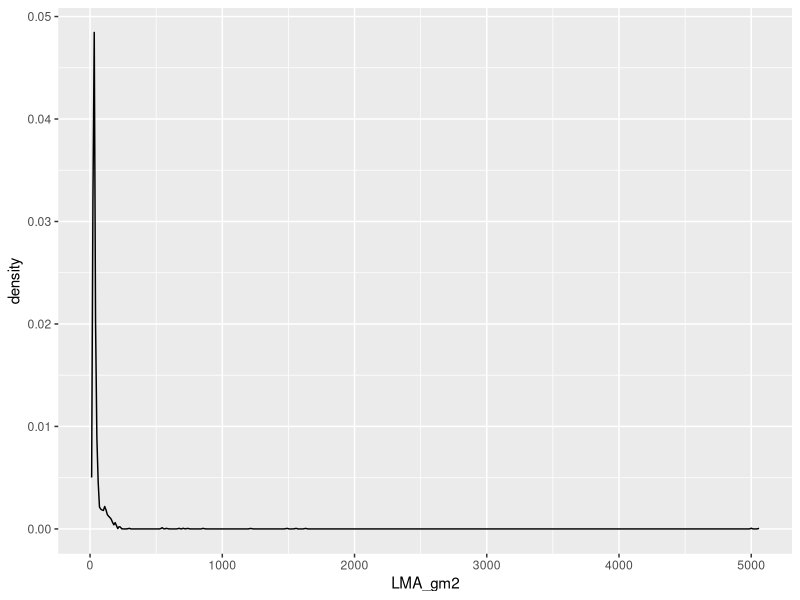
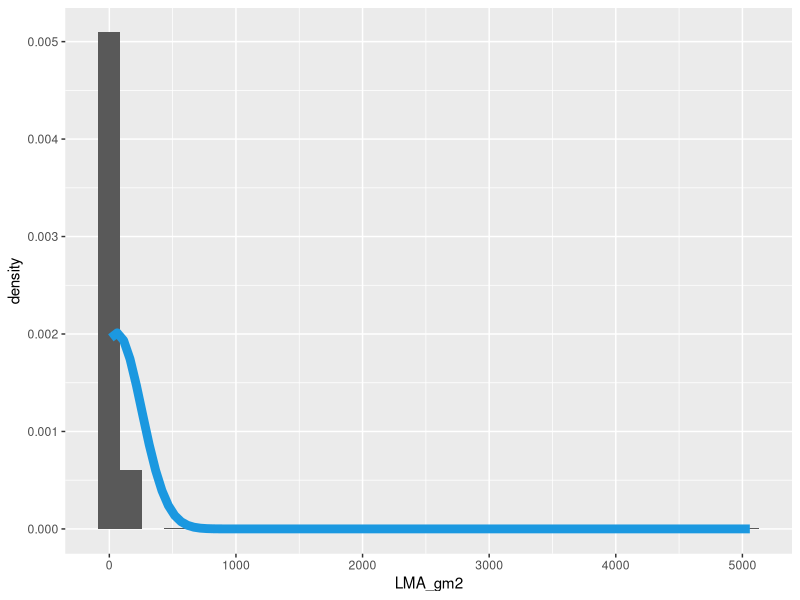
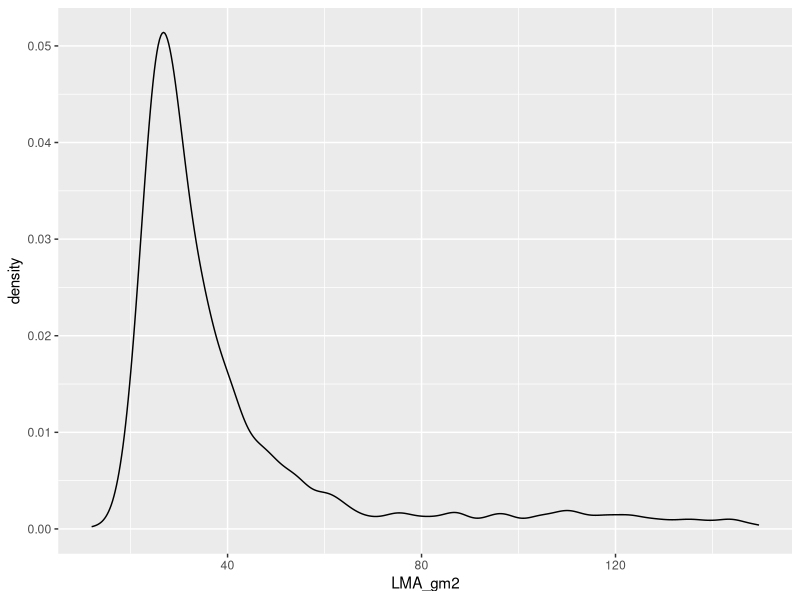

Reproduce these figures in R, in order. (Note: this script raises an error after producing the figures.)
###########################################################################
## Lisa T. Haber                                                         ##
## December 2021                                                         ##
## FoRTE Subcanopy Leaf Functional Traits Manuscript Prep                ##
## 2018-2021 LMA data analysis                                           ##
###########################################################################

## Working up LMA data for analysis

## load required packages
library(tidyverse)

## load data, 2018-2021
morph2018 <- read.csv("data/leaf_morphology/FoRTE_subcanopy_leaf_morphology_2018.csv", header = TRUE) %>%
  as_tibble()

morph2018 <- morph2018 %>%
  mutate(Year = 2018) %>%
  rename(final_ID = tag_number) %>%
  select(final_ID, Subplot, Species, leaf_area_cm2, leaf_mass_g, LMA_gm2, Year)

morph2019 <- read.csv("data/leaf_morphology/FoRTE_subcanopy_leaf_morphology_2019.csv", header = TRUE) %>%
  as_tibble()

morph2019 <- morph2019 %>%
  mutate(Year = 2019) %>%
  rename(final_ID = tag_number)

morph2020 <- read.csv("data/leaf_morphology/FoRTE_subcanopy_leaf_morphology_2020.csv", header = TRUE) %>%
  as_tibble()

morph2020 <- morph2020 %>%
  mutate(Year = 2020) %>%
  rename(Subplot = subplot_id,
         final_ID = tag_number)

morph2021 <- read.csv("data/leaf_morphology/FoRTE_subcanopy_leaf_morphology_2021.csv", header = TRUE) %>%
  as_tibble()

morph2021 <- morph2021 %>%
  mutate(Year = 2021) %>%
  rename(Subplot = subplot_id,
         final_ID = tag_number)

## add columns for Species, Subplot to years where these variables are missing; clean and tidy the data for binding
ID_lookup <- read.csv("data/forte_subcanopy_tree_id_master_lookup.csv") %>%
  as_tibble()

#2019
morph2019 <- morph2019 %>%
  left_join(ID_lookup, by = "final_ID") %>%
  select(final_ID, Subplot, Species, leaf_area_cm2, leaf_mass_g, LMA_gm2, Year)

#2020
morph2020 <- morph2020 %>%
  left_join(ID_lookup, by = "final_ID") %>%
  select(final_ID, Subplot.y, Species, leaf_area_cm2, leaf_mass_g, LMA_gm2, Year) %>%
  rename(Subplot = Subplot.y)

#2021
morph2021 <- morph2021 %>%
  left_join(ID_lookup, by = "final_ID") %>%
  select(final_ID, Subplot.y, Species, leaf_area_cm2, leaf_mass_g, LMA_gm2, Year) %>%
  rename(Subplot = Subplot.y)

allmorph <- rbind(morph2018, morph2019, morph2020, morph2021) %>%
  as_tibble() %>%
  na.omit()

## visualize overall samples
# note, this is not very helpful; need to get to subplot scale first as experimental unit
library(ggplot2)
# Basic density
p1 <- ggplot(allmorph, aes(x=LMA_gm2)) + 
  geom_density()
p1

p2 <- ggplot(allmorph, aes(x=LMA_gm2)) +
  geom_histogram(aes(y=..density..)) +
  stat_function(fun = dnorm,
                args = list(mean = mean(allmorph$LMA_gm2),
                            sd = sd(allmorph$LMA_gm2)),
                col = "#1b98e0",
                size = 3)
p2

## find NA values in dataset
which(is.na(allmorph$LMA_gm2))

range(allmorph$LMA_gm2) # lots of very large values for pines, need to weed out crazy pine values

length(allmorph$LMA_gm2[allmorph$LMA_gm2 > 150])
# 59 samples with LMA over 150; 19 with LMA over 200

allmorph_cleaned <- allmorph %>%
  filter(LMA_gm2 <= 150)

p3 <- ggplot(allmorph_cleaned, aes(x=LMA_gm2)) + 
  geom_density()
p3

counts <- allmorph_cleaned %>% group_by(Year, Subplot) %>% summarize(n = n())
tibble::view(counts)

write.csv(allmorph_cleaned, "data/cleaned_data_for_analyses/lma_sc_all_years.csv", row.names=FALSE)
